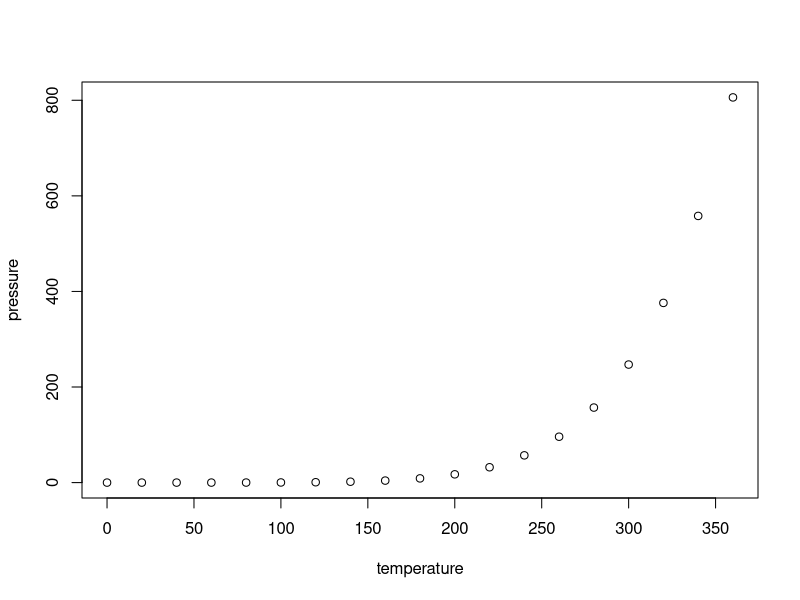
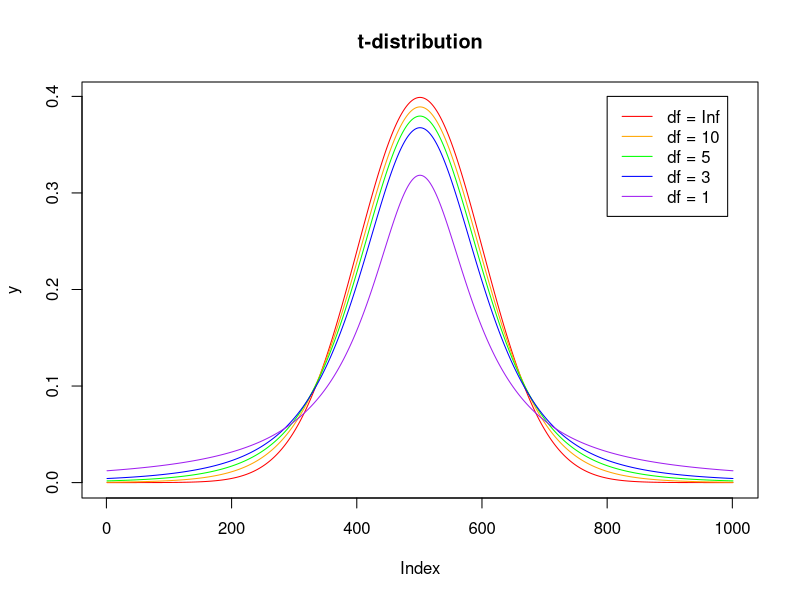

Write R code to recreate these figures, in order.
## ---- chunk 1
knitr::opts_chunk$set(echo = FALSE)
## ---- chunk 2
summary(cars)
## ---- chunk 3
plot(pressure)
## ---- chunk 4
x <- seq(-5, 5, by = 0.01)
y <- dt(x, df = Inf)
y2 <- dt(x, df = 10)
y3 <- dt(x, df = 5)
y4 <- dt(x, df = 3)
y5 <- dt(x, df = 1)
plot(y, type = "l", main = "t-distribution",col = "Red")
lines(y2,col = "Orange",)
lines(y3,col = "Green")
lines(y4,col = "Blue")
lines(y5,col = "Purple")
legend(800, 0.4, legend=c("df = Inf", "df = 10", "df = 5","df = 3", "df = 1"),
       col=c("Red", "Orange", "Green", "Blue", "Purple"), lty=1)
